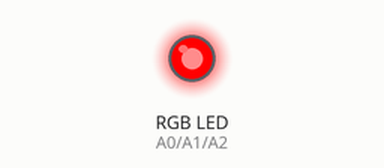
Bench run of a sketch on a simulated Arduino Uno, built with avr-gcc and run on an emulated ATmega328P. Shown: an RGB LED mixed from three pins (HIGH = lit).

Above: at 0.1 s.
Timing chart, 0 to 1.6 s (numbered marks = the images above):
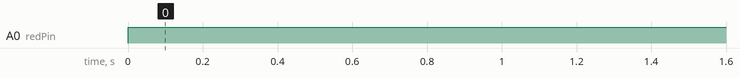

Measured:
- by itself, A0 (redPin): LOW → HIGH at 0.00 s

The sketch:

RGB_LED.ino
```cpp
int redPin = A0;
int greenPin = A1;
int bluePin = A2;

void setup() {
  // put your setup code here, to run once:
  pM_OUT(redPin);
  pM_OUT(greenPin);
  pM_OUT(bluePin);
}

void loop() {
  // put your main code here, to run repeatedly:
  analogWrite(redPin, 255);
  analogWrite(greenPin, 0);
  analogWrite(bluePin, 0);
}

void pM_OUT( int pin )
{
    pinMode( pin, OUTPUT);
}
```
